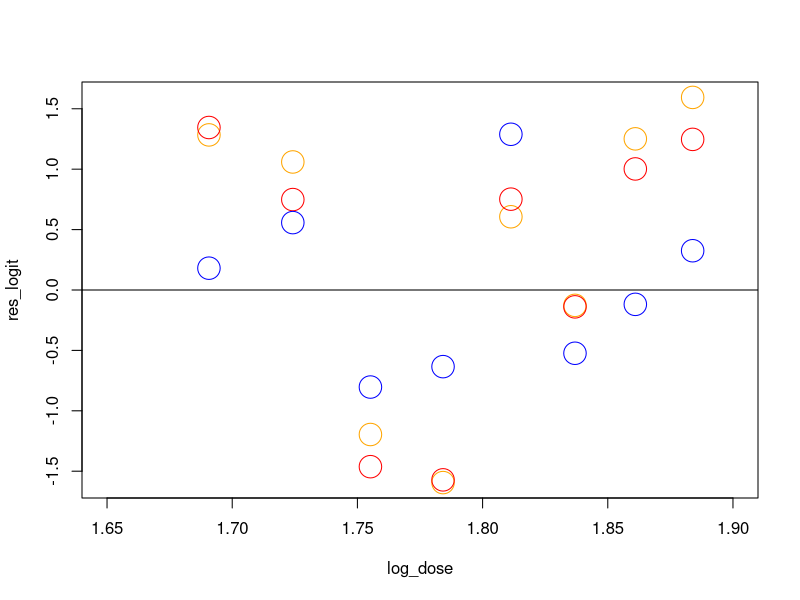
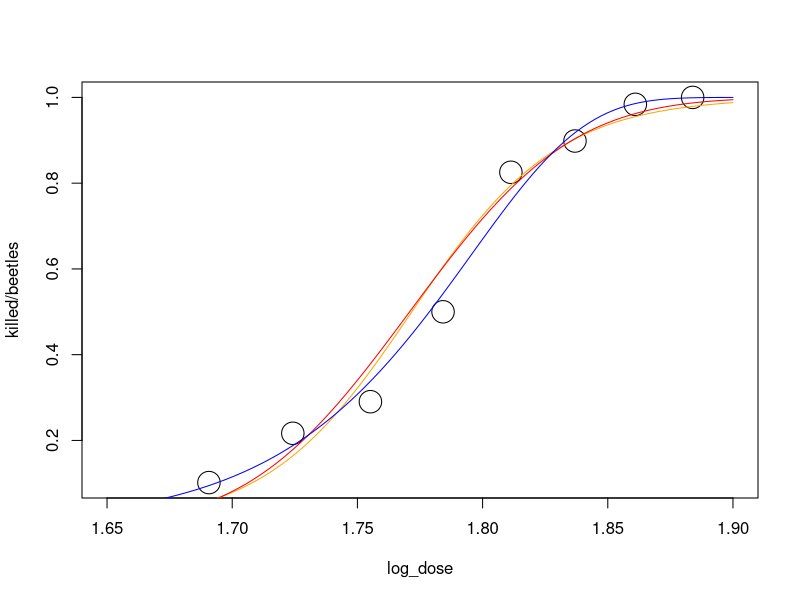
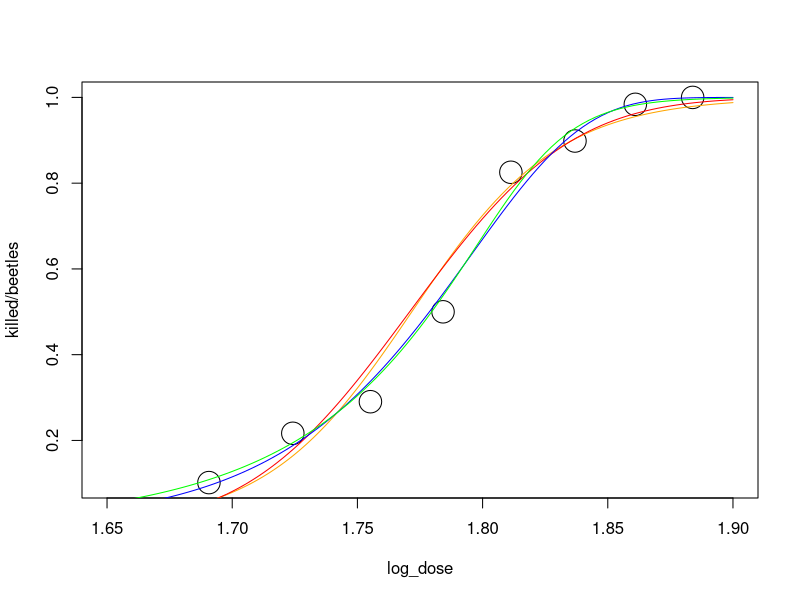

Write R code to recreate these figures, in order.
## ---- chunk 1
log_dose <- c(1.6907, 1.7242, 1.7552, 1.7842, 1.8113, 1.8369, 1.8610, 1.8839)
beetles <- c(59, 60, 62, 56, 63, 59, 62, 60) #m
killed <- c(6, 13, 18, 28, 52, 53, 61, 60) #y

#1a
logit_fit = glm(cbind(killed, beetles-killed)~log_dose, family=binomial(link="logit"))
summary(logit_fit)
probit_fit = glm(cbind(killed, beetles-killed)~log_dose, family=binomial(link="probit"))
summary(probit_fit)
cloglog_fit = glm(cbind(killed, beetles-killed)~log_dose, family=binomial(link="cloglog"))
summary(cloglog_fit)
## ---- chunk 2
res_logit = residuals(logit_fit, "deviance")
res_probit = residuals(probit_fit, "deviance")
res_cloglog = residuals(cloglog_fit, "deviance")

plot(log_dose, res_logit, col="orange", xlim=c(1.65, 1.9), cex=3)
points(log_dose, res_probit, col="red", cex=3)
points(log_dose, res_cloglog, col="blue", cex=3)
abline(h=0)
## ---- chunk 3
inv_logit <- function(x, beta_0, beta_1){
    return(exp(beta_0 + beta_1*x) / (1 + exp(beta_0 + beta_1*x)))
}
inv_probit <- function(x, beta_0, beta_1){
    return(pnorm(beta_0 + beta_1*x))
}
inv_cloglog <- function(x, beta_0, beta_1){
    return(1-exp(-exp(beta_0 + beta_1*x)))
}
# grid = seq(1.65, 1.9, 0.005)
plot(log_dose, killed/beetles, xlim=c(1.65, 1.9), cex=3)
curve(inv_logit(x, logit_fit$coefficients[1], logit_fit$coefficients[2]), add=T, col="orange")
curve(inv_probit(x, probit_fit$coefficients[1], probit_fit$coefficients[2]), add=T, col="red")
curve(inv_cloglog(x, cloglog_fit$coefficients[1], cloglog_fit$coefficients[2]), add=T, col="blue")
## ---- chunk 4
#1c: alpha-power logit link
pll_beta0 = -113.625
pll_beta1 = 62.5
pll_alpha = 0.279

pll_inv <- function(x, beta_0, beta_1, alpha){
    nu = beta_0 + beta_1*x
    return(exp(alpha*nu)/((1+exp(nu))^alpha))
}
(pll_fit = pll_inv(log_dose, pll_beta0, pll_beta1, pll_alpha))
## ---- chunk 5
plot(log_dose, killed/beetles, xlim=c(1.65, 1.9), cex=3)
curve(inv_logit(x, logit_fit$coefficients[1], logit_fit$coefficients[2]), add=T, col="orange")
curve(inv_probit(x, probit_fit$coefficients[1], probit_fit$coefficients[2]), add=T, col="red")
curve(inv_cloglog(x, cloglog_fit$coefficients[1], cloglog_fit$coefficients[2]), add=T, col="blue")
curve(pll_inv(x, pll_beta0, pll_beta1, pll_alpha), add=T, col="green")
## ---- chunk 6
pll_dev_res <- function(m, y, fitted_pi){
    red_theta = log(fitted_pi/(1-fitted_pi))
    full_theta = log(y/(m-y))
    d = 2*(y*(full_theta - red_theta) + m*log((1+exp(red_theta))/(1+exp(full_theta))))
    sign = ifelse((y/m - fitted_pi)>0, +1, -1)
    return(sign*sqrt(d))
}

#pll dev.resid
pll_dev_res(beetles, killed, pll_fit) #cause m=y for last point, it gives NaN
## ---- chunk 7
# 1d. AIC / BIC
pll_log_lik = 0
for(i in 1:8){
    pll_log_lik = pll_log_lik + dbinom(killed[i],beetles[i],pll_fit[i], log=TRUE)
}
# (pll_log_lik)

pll_num_param = 3
(pll_AIC = -2*pll_log_lik + 2*pll_num_param)
(pll_BIC = -2*pll_log_lik + pll_num_param * log(8))

AIC(logit_fit)
BIC(logit_fit)
AIC(probit_fit)
BIC(probit_fit)
AIC(cloglog_fit)
BIC(cloglog_fit)

